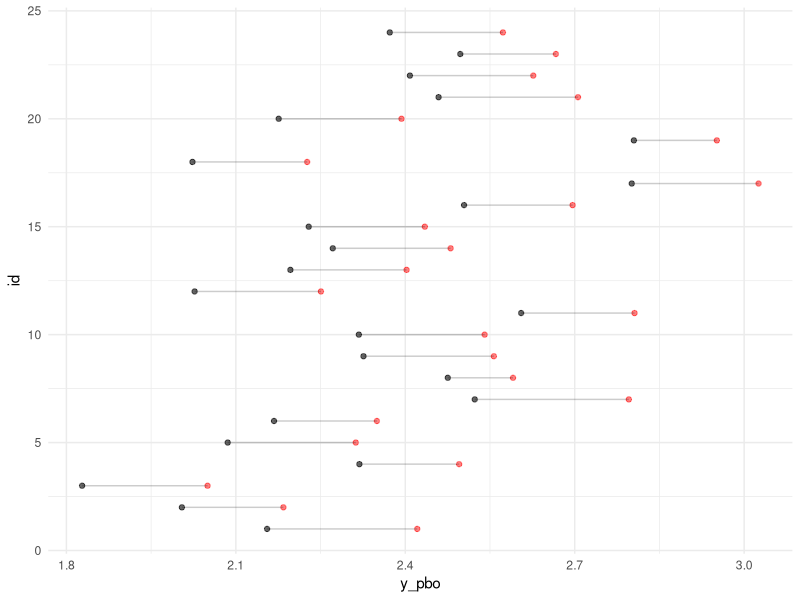

Recreate this plot in R.
## ---- chunk 1
knitr::opts_chunk$set(echo = TRUE)

library(tibble)
library(dplyr)
library(ggplot2)

set.seed(1972)
## ---- chunk 2
N <- 24
id <- 1:N

mu <- 2.3
sigma <- 0.07
delta <- 0.2

y <- rnorm(N, mu, sqrt(sigma))
phi <- rnorm(N, 0, sqrt(0.001))


df <- tibble(
  id = id,
  y_pbo = y - (phi/2),
  y_act = y + delta + (phi/2)
)

## ---- chunk 3
df %>%
  ggplot(aes(y = y_pbo, x = id)) +
  geom_point(color = "black", alpha = 0.6) +
  geom_point(aes(y = y_act, x = id), colour = "red", alpha = 0.5) +
  geom_linerange(aes(ymin = y_pbo, ymax = y_act), alpha = 0.2) +
  coord_flip() + 
  theme_minimal()
